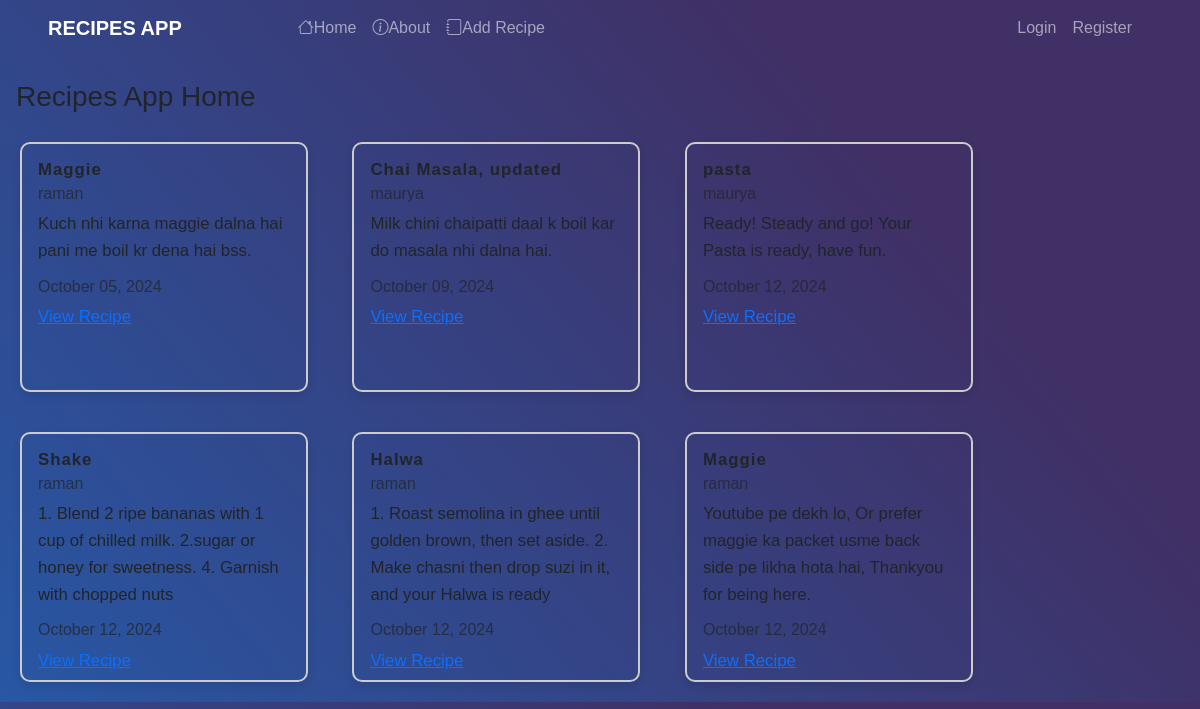
The page / on the database its author committed.
### recipes/models.py (models this page shows, shortened)
class Recipe(models.Model):
    title = models.CharField(max_length=100)
    description = models.TextField()
    author = models.ForeignKey(User, on_delete=models.CASCADE)
    created_at = models.DateTimeField(auto_now_add=True)
    updated_at = models.DateTimeField(auto_now=True)

### recipes/views.py (the view)
# urls.py: path('', views.RecipeListView.as_view(), name="recipes-home"),
class RecipeListView(ListView):
    model = models.Recipe
    template_name = 'recipes/home.html'
    context_object_name = 'recipes'

### recipes/templates/recipes/home.html
{% extends 'recipes/base.html' %}
{% block content %}
<h3 class="ms-3 mt-4">Recipes App Home </h3>
{% for recipe in recipes %}
    <div class="card" style="width: 18rem; ">
        <div class="card-body">
            <h5 class="card-title">{{recipe.title}}</h5>
            <h6 class="card-subtitle mb-2 text-body-secondary">{{recipe.author}}</h6>
            <p class="card-text">{{recipe.description}}</p>
            <h6 class="card-subtitle mb-2 text-body-secondary">{{recipe.updated_at|date:"F d, Y"}}</h6>
            <a href="{% url 'recipes-detail' recipe.pk %}" class="card-link">View Recipe</a>
        </div>
    </div>
{% endfor %}
{% endblock %}

### recipes/templates/recipes/base.html (shortened to what this page needs)
<!DOCTYPE html>
{% load static %}
<html lang="en">
<head>
    <link href="https://cdn.jsdelivr.net/npm/bootstrap-icons/font/bootstrap-icons.css" rel="stylesheet">
    <link href="https://cdn.jsdelivr.net/npm/bootstrap@5.3.3/dist/css/bootstrap.min.css"
          rel="stylesheet"
>
  <link rel="stylesheet" href="{%static 'css/style.css'%}">
</head>
<body>
<nav class="navbar navbar-expand-lg navbar-dark"  style="display:inline; border: none; background: none;">
  <div class="container"   >
   <a class="navbar-brand ms-5 m-2 fw-bold text-uppercase" style="padding-right:100px;" href="{% url 'recipes-home' %}">Recipes App</a>
    <div class="collapse navbar-collapse" id="navbarNav">
      <ul class="navbar-nav">
        <li class="nav-item">
          <a class="nav-link" aria-current="page" href="{% url 'recipes-home'%}" ><i class="bi bi-house"></i>Home</a>
        </li>
        <li class="nav-item">
          <a class="nav-link" href="{% url 'recipes-about' %}"> <i class="bi bi-info-circle"></i>About</a>
        </li>
           <li class="nav-item">
          <a class="nav-link" href="{% url 'recipes-create' %}"><i class="bi bi-journal"></i>Add Recipe</a>
        </li>
      </ul>
    </div>
      <div class="navbar-nav">
          {% if user.is_authenticated %}
          <a class="nav-item nav-link" href="{% url 'user-profile'%}">  <i class="bi bi-person"></i>My Profile</a>
          <form method="POST" action="{% url 'user-logout' %}" style="display:inline;">
              {% csrf_token %}
                <button type="submit" class="nav-item nav-link btn btn-link"
                      style="display:inline; border: none; background: none;">
                  Logout
              </button><i class="bi bi-box-arrow-right"></i>
          </form>
          {% else %}
          <a class="nav-item nav-link" href="{% url 'user-login'%} ">Login</a>
          <a class="nav-item nav-link" href="{% url 'user-register' %}">Register</a>
          {%endif%}
      </div>
  </div>
</nav>
<div class="container ">
    {% block content %}{% endblock %}
</div>
</body>
</html>

### recipes/static/css/style.css (style rules this page uses)
body { font-family: Arial, sans-serif; background-color: #0abcf9; background-image: linear-gradient(50deg, #2857a4 0%,#403066 74%); }
.container { margin: 0; padding: 0; }
.card { display: inline-block; justify-content: center; align-items: center; border: 2px solid #ccc; border-radius: 10px; box-shadow: 0 4px 8px rgba(0, 0, 0, 0.1); width: 90%; height: 250px; margin: 20px; color: var(--contact-light-text-color); background: transparent; line-height: 1.6; font-size: 1.05rem; }
.card-title { font-size: 1.05rem; font-weight: bold; letter-spacing: 1px; font-family: 'Arial', sans-serif; }

### rows shown on the page
Recipe: title "Maggie", author "raman", description "Kuch nhi karna maggie dalna hai pani me boil kr dena hai bss.", updated_at "October 05, 2024"
Recipe: title "Chai Masala, updated", author "maurya", description "Milk chini chaipatti daal k boil kar do masala nhi dalna hai.", updated_at "October 09, 2024"
Recipe: title "pasta", author "maurya", description "Ready! Steady and go! Your Pasta is ready, have fun.", updated_at "October 12, 2024"
Recipe: title "Shake", author "raman", description "1. Blend 2 ripe bananas with 1 cup of chilled milk. 2.sugar or honey for sweetness. 4. Garnish with chopped nuts", updated_at "October 12, 2024"
Recipe: title "Halwa", author "raman", description "1. Roast semolina in ghee until golden brown, then set aside. 2. Make chasni then drop suzi in it, and your Halwa is ready", updated_at "October 12, 2024"
Recipe: title "Maggie", author "raman", description "Youtube pe dekh lo, Or prefer maggie ka packet usme back side pe likha hota hai, Thankyou for being here.", updated_at "October 12, 2024"
